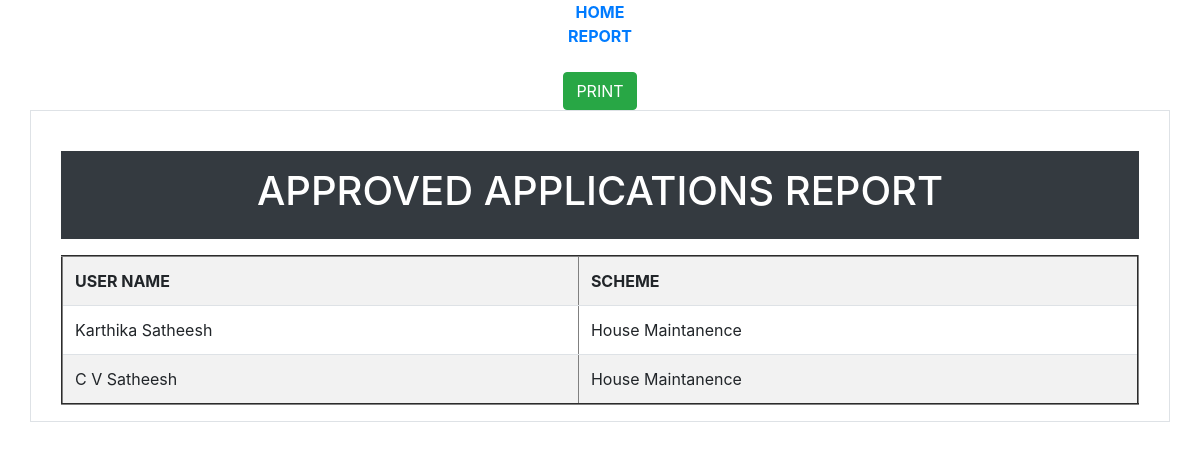
The page /approvedappli on the database its author committed.
### panchayat/models.py (models this page shows)
class Application(models.Model):
    schemeid = models.ForeignKey(Scheme,on_delete=models.CASCADE)
    userid = models.CharField(max_length=30)
    photo = models.FileField()
    residencep = models.FileField()
    idcardp = models.FileField()
    taxp = models.FileField()
    incomep = models.FileField()
    castep = models.FileField()
    status = models.IntegerField()

class Scheme(models.Model):
    scheme = models.CharField(max_length=30)
    requirements = models.CharField(max_length=30)

### panchayat/views.py (the view)
# urls.py: path('approvedappli',views.approvedappli,name='approvedappli'),
def approvedappli(request):
    data=Application.objects.filter(status=1)
    return render(request,'approvedappli.html',{'d':data})

### template/approvedappli.html (shortened to what this page needs)
<!DOCTYPE html>
<html lang="en">
<head>
  <link rel="stylesheet" href="https://maxcdn.bootstrapcdn.com/bootstrap/4.5.2/css/bootstrap.min.css">
</head>
<body>
<div style="text-align:center">
<a href="adminhome"><b>HOME</b></a><br>
<a href="report"><b>REPORT</b></a>
</div><br>
 <div style="text-align:center">
     <button type="submit" class="btn btn-success" onclick="p()">PRINT</button>
 </div>
<div class="container-sm border"><br>
<div class="container">
<div class="container p-3 my-3 bg-dark text-white">
    <div style="text-align:center">
    <h1> APPROVED APPLICATIONS REPORT</h1>
    </div></div>
<table  class="table table-white table-striped" border="2">
<tr>
    <th>USER NAME</th>
    <th>SCHEME</th>
</tr>
    <tr>
         {% for i in d %}
        <form action="" method="post">
        <td>{{i.userid}}</td>
        <td>{{i.schemeid.scheme}}</td>
   </form> </tr>
    {% endfor %}
</table></div>
</div></div>
</body>
</html>

### rows shown on the page
Application: userid "Karthika Satheesh", schemeid.scheme "House Maintanence"
Application: userid "C V Satheesh", schemeid.scheme "House Maintanence"
